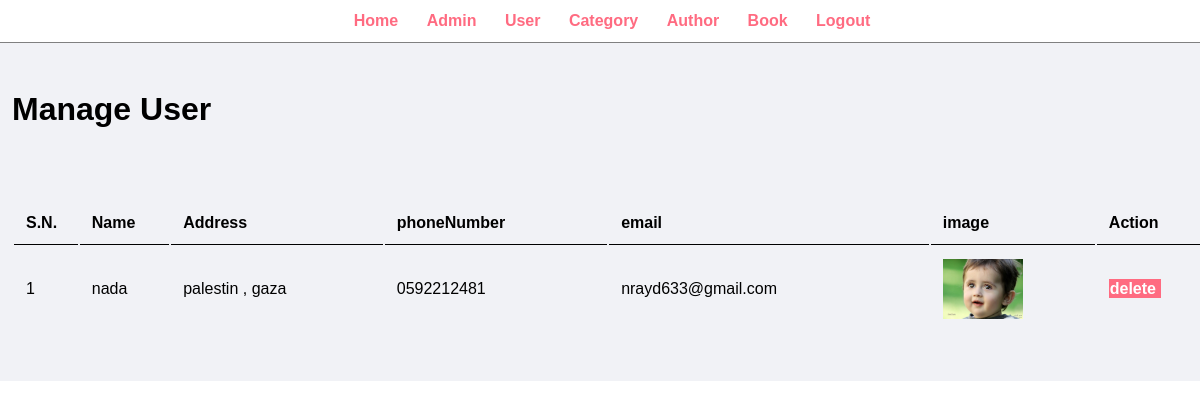
Screenshot of /admin/manage-user.php (signed in) with the database file from the repository.
### tables this page shows
CREATE TABLE `users` (
  `id` int(11) NOT NULL,
  `userName` varchar(255) NOT NULL,
  `Address` varchar(255) NOT NULL,
  `password` varchar(255) NOT NULL,
  `phoneNumber` varchar(255) NOT NULL,
  `email` varchar(255) NOT NULL,
  `userImage` varchar(255) NOT NULL
);

### admin/manage-user.php (the view, shortened to what this page needs)
<?php
include "partial/menu.php";
?>
<div class="main-content">
    <div class="wrapper">
        <h1>Manage User</h1>
        <br/>
        <br/><br/><br/>
        <table class="tbl-full">
            <tr>
                <th>S.N.</th>
                <th>Name</th>
                <th>Address</th>
                <th>phoneNumber</th>
                <th>email</th>
                <th>image</th>
                <th>Action</th>
            </tr>
            <?php
            $sql = "select * from users";
            $result = mysqli_query($con, $sql);
            if ($result && $result->num_rows > 0) {
                $counter = 0;
                while ($user = $result->fetch_assoc()) {
                    $counter++;
                    echo "<tr>";
                    $id = $user['id'];
                    $fullName = $user['userName'];
                    $Address = $user['Address'];
                    $phoneNumber = $user['phoneNumber'];
                    $email = $user['email'];
                    $userImage = $user['userImage'];
                    echo "<td> $counter </td>";
                    echo "<td> $fullName </td>";
                    echo "<td> $Address </td>";
                    echo "<td> $phoneNumber </td>";
                    echo "<td> $email </td>";
                    echo "<td> <img src=\"../$userImage\" width=\"80\" height=\"60\"> </td>";
                    echo "
                           <td>
                        <a href=\"delete-user.php?id=$id\" class=\"btn-danger\"> delete </a>&nbsp;
                    </td>
                        ";
                    echo "</tr>";
                }
            }
            ?>
        </table>
    </div>
</div>

### css/admin.css (style rules this page uses)
* { margin: 0; padding: 0; font-family: Arial, Helvetica, sans-serif; }
.wrapper { padding: 1%; width: 100%; margin: 0 auto; }
.tbl-full { width: 100%; }
table tr th { border-bottom: 1px solid black; padding: 1%; text-align: left; }
table tr td { padding: 1%; }
.btn-danger { background-color: #ff6b81; padding: 1%; color: white; text-decoration: none; font-weight: bold; }
.main-content { background-color: #f1f2f6; padding: 3% 0; }

### rows the page displays
users: userName "nada", Address "palestin , gaza", phoneNumber "0592212481", email "nrayd633@gmail.com", userImage (picture)
